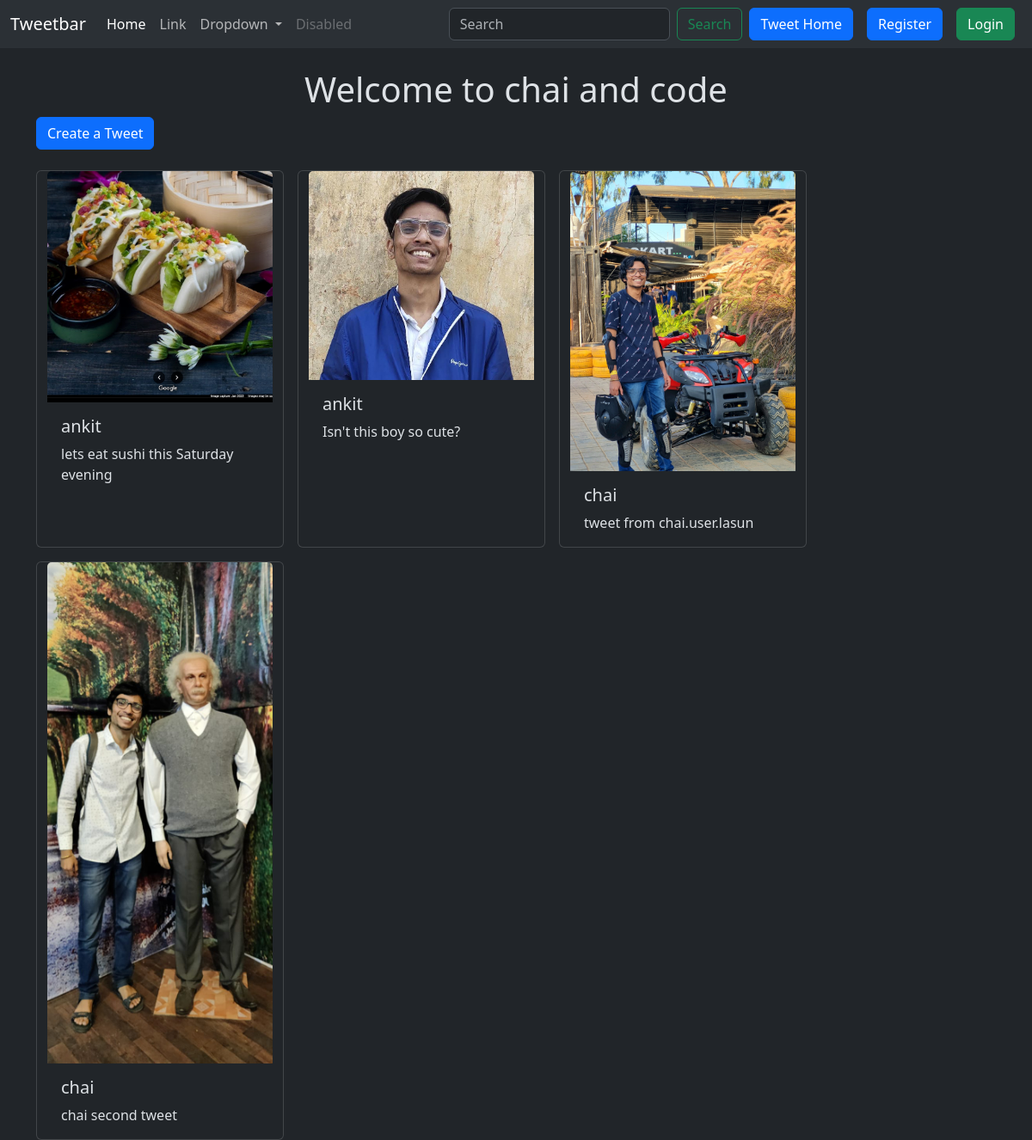
Screenshot of /tweet/ with the database file from the repository.
### tweet/models.py (models this page shows, shortened)
class Tweet(models.Model):
    user = models.ForeignKey(User, on_delete=models.CASCADE)
    text = models.TextField(max_length=240)
    photo = models.ImageField(upload_to='photos/', blank=True, null=True)
    created_at  = models.DateField(auto_now_add=True)
    updated_at  = models.DateTimeField(auto_now=True)

### tweet/views.py (the view)
# urls.py: path('', views.tweet_list, name='tweet_list'),
def tweet_list(request):
   tweets = Tweet.objects.all().order_by('-created_at')
   return render(request, 'tweet_list.html', {'tweets':tweets})

### tweet/templates/tweet_list.html (shortened to what this page needs)
{% extends "layout.html" %}
{% block content %}
  <h1 class="text-center mt-4">Welcome to chai and code</h1>
  <a class="btn btn-primary mb-4" href="{% url 'tweet_create' %}"> Create a Tweet</a>
  <div class="container row gap-3">
  {% for tweet in tweets%}
  <div class="card" style="width: 18rem;">
    <img src="{{tweet.photo.url}}" class="card-img-top" alt="...">
    <div class="card-body">
      <h5 class="card-title">{{tweet.user.username}}</h5>
      <p class="card-text">{{tweet.text}}</p>
    </div>
  </div>
  {% endfor %}
  </div>
{% endblock %}

### templates/layout.html (shortened to what this page needs)
{% load static %}
<!DOCTYPE html>
<html lang="en" data-bs-theme="dark">
  <head>
    <link
      href="https://cdn.jsdelivr.net/npm/bootstrap@5.3.3/dist/css/bootstrap.min.css"
      rel="stylesheet"
    />
  </head>
  <body>
    <nav class="navbar navbar-expand-lg bg-body-tertiary">
        <div class="container-fluid">
          <a class="navbar-brand" href="{% url 'tweet_list' %}" >Tweetbar</a>
          <div class="collapse navbar-collapse" id="navbarSupportedContent">
            <ul class="navbar-nav me-auto mb-2 mb-lg-0">
              <li class="nav-item">
                <a class="nav-link active" aria-current="page" href="#">Home</a>
              </li>
              <li class="nav-item">
                <a class="nav-link" href="#">Link</a>
              </li>
              <li class="nav-item dropdown">
                <a class="nav-link dropdown-toggle" href="#" role="button" data-bs-toggle="dropdown" aria-expanded="false">
                  Dropdown
                </a>
              </li>
              <li class="nav-item">
                <a class="nav-link disabled" aria-disabled="true">Disabled</a>
              </li>
            </ul>
            <form class="d-flex" role="search">
              <input class="form-control me-2" type="search" placeholder="Search" aria-label="Search">
              <button class="btn btn-outline-success" type="submit">Search</button>
            </form>
            <a href="{% url 'tweet_list' %}" class="btn btn-primary mx-2">Tweet Home</a>
            {% if user.is_authenticated %}
              <form method="post" action="{% url 'logout'%}">
                {% csrf_token %}
                <button class="btn btn-danger" type="submit"> Logout </button>
              </form>
            {% else %}
            <a href="{% url 'register' %}" class="btn btn-primary mx-2">Register</a>
            <a href="{% url 'login' %}" class="btn btn-success mx-2">Login</a>
            {% endif %}
          </div>
        </div>
      </nav>
    <div class="container">
        {% block content %}
        {% endblock %}
    </div>
  </body>
</html>

### rows the page displays
Tweet: photo (picture), user.username "ankit", text "lets eat sushi this Saturday evening"
Tweet: photo (picture), user.username "ankit", text "Isn't this boy so cute?"
Tweet: photo (picture), user.username "chai", text "tweet from chai.user.lasun"
Tweet: photo (picture), user.username "chai", text "chai second tweet"
